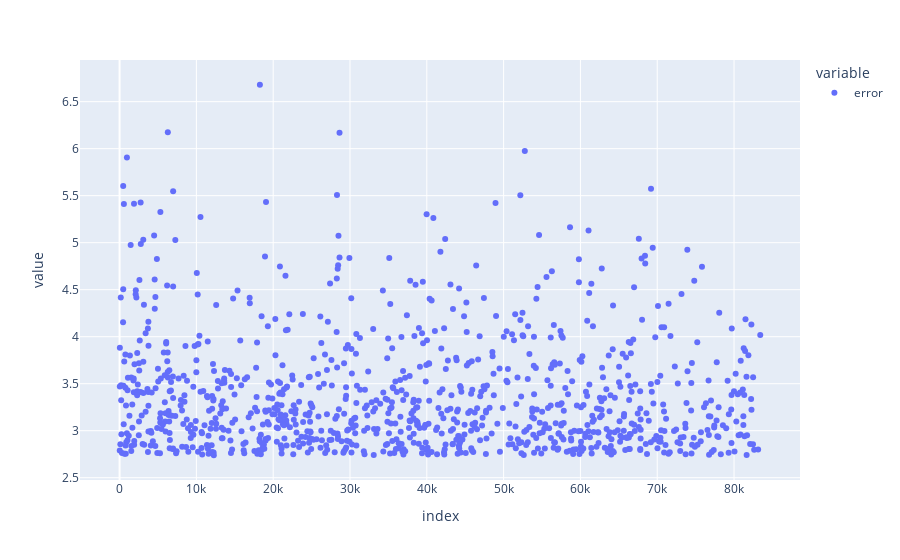

The notebook cell saved with this chart:
### Code cell
# scatter plot 1 - identify patterns in the distribution of prediction errors
# x-axis - data points in the worst_error  
# y-axis error 
px.scatter(worst_error.error, color_continuous_scale='green')

### Figure 1 — Plotly figure (JSON) as saved in the notebook; plotly's stock layout.template omitted (floating-point values rounded to 4 significant figures; data arrays with more than 128 entries replaced by an {"elided": "..."} marker saying what was removed)
{"data": [{"hovertemplate": "variable=error<br>index=%{x}<br>value=%{y}<extra></extra>", "legendgroup": "error", "marker": {"color": "#636efa", "symbol": "circle"}, "mode": "markers", "name": "error", "orientation": "v", "showlegend": true, "type": "scatter", "x": {"elided": "1000 int values"}, "xaxis": "x", "y": {"elided": "1000 float values"}, "yaxis": "y"}], "layout": {"autosize": true, "legend": {"title": {"text": "variable"}, "tracegroupgap": 0}, "margin": {"t": 60}, "xaxis": {"anchor": "y", "autorange": true, "domain": [0, 1], "range": [-5032.0, 88470.0], "title": {"text": "index"}, "type": "linear"}, "yaxis": {"anchor": "x", "autorange": true, "domain": [0, 1], "range": [2.434, 6.985], "title": {"text": "value"}, "type": "linear"}}}
